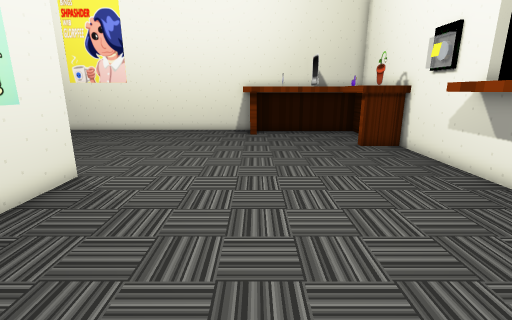
view 1 (above)

16 first-person views from a walk through a Godot game level. The camera is 1.4 m above the floor, tilts 14° down and sees 85° across. The floor is counted in squares, 0.5 m on a side. Each view is taken from the middle of a square. On the plan, view 1 faces up. The plan holds only what a view shows up to about 19 squares ahead; the rest is blank. The place goes on beyond the plan. Flat picture figures and markers are left out. Some surface patterns are stand-ins.

view 2
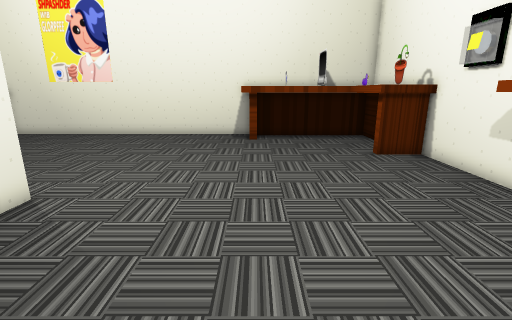

view 3
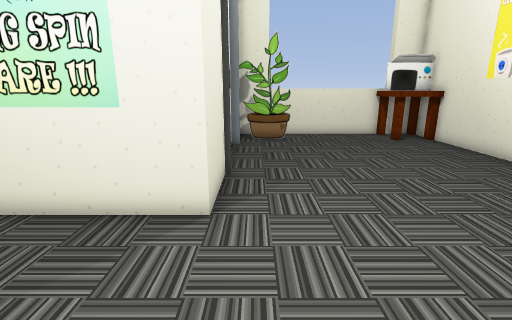

view 4
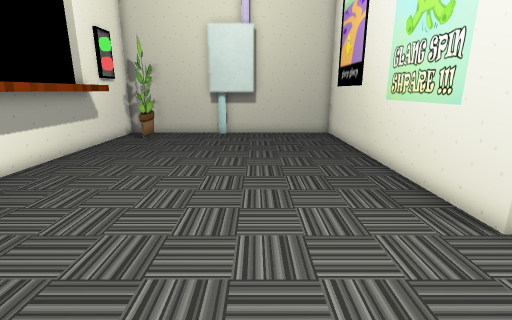

view 5
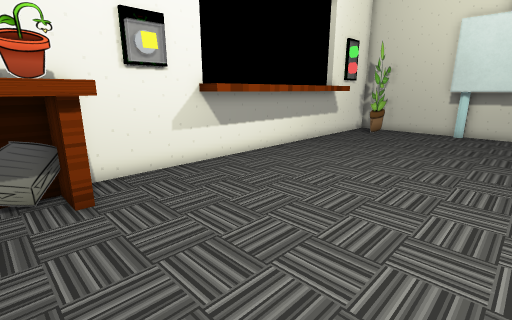

view 6
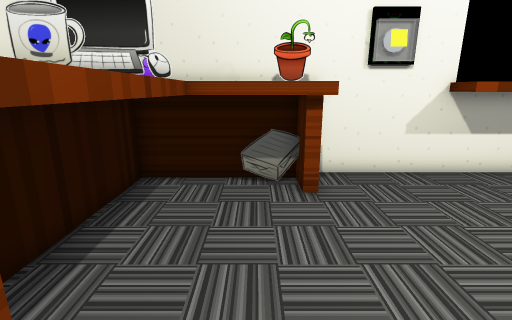

view 7
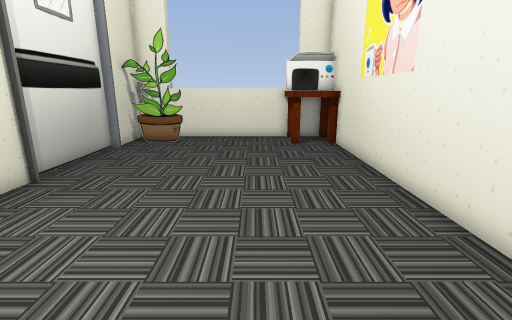

view 8
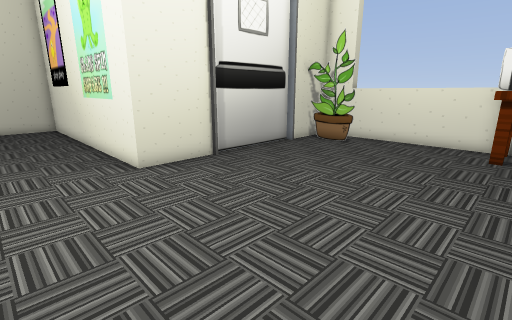

view 9
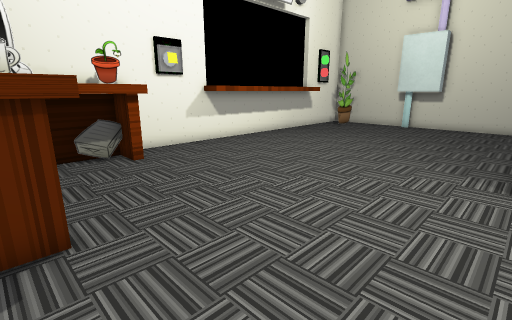

view 10
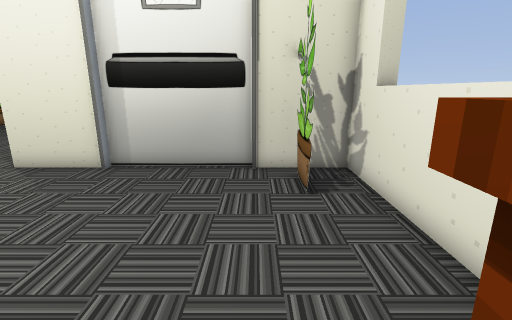

view 11
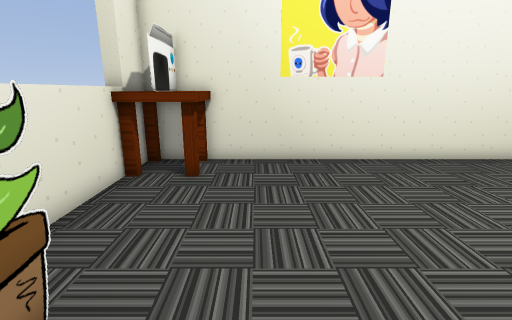

view 12
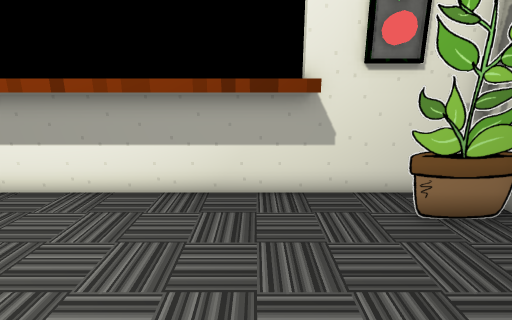

view 13
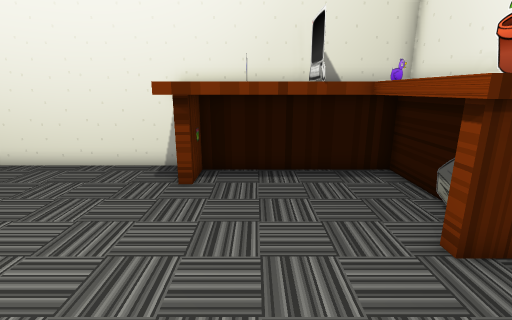

view 14
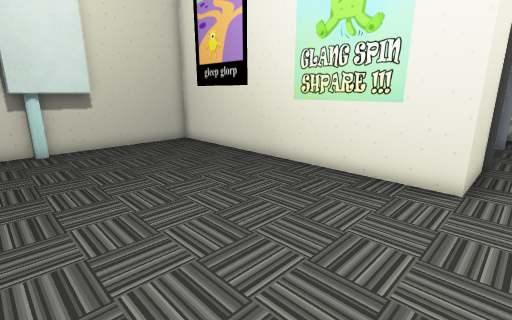

view 15
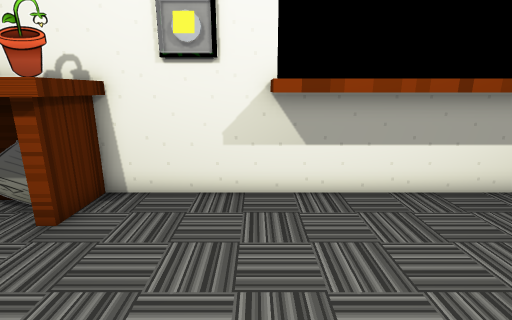

view 16
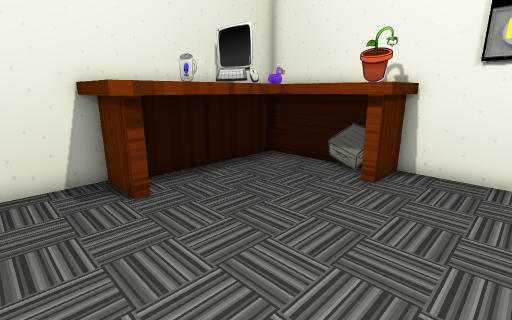

### Floor plan
Key: @ floor where view 1 was taken; # wall or solid block; . floor; ^ raised ledge; E desk; P printer; O other object.
Columns run from 19 left of view 1 to 8 right of it. Each row starts with its distance up from view 1.
 20 #PPP##############EEEEEEEEE#
 19 #PPP..............EO E E EE#
 18 #PPP..............EEEEEEE E#
 17 ##......................E E#
 16 ##......................EEE#
 15 ##......................EEE#
 14 ##......................EEE#
 13 ##........................ #
 12 ##........................ #
 11 ##........................ #
 10 ##........................##
  9 #####.....####............^^
  8              #............^^
  7              #............^^
  6              #............^^
  5              #............^^
  4              #............^^
  3              #............^^
  2              #............^^
  1              #............^^
  0              #.....@......^^
 -1              #............ #
 -2              #............ #
 -3              #............ #
 -4              #....####.... #
 -5              ###############

Where each view was taken, in squares from view 1:
view 1: 0 up, 0 right, facing up
view 2: 2 up, 0 right, facing up
view 3: 10 up, 0 right, facing left
view 4: 14 up, 1 left, facing down
view 5: 16 up, 2 left, facing down-right
view 6: 16 up, 2 left, facing right
view 7: 16 up, 1 left, facing left
view 8: 19 up, 2 left, facing down-left
view 9: 19 up, 6 left, facing down-right
view 10: 19 up, 15 left, facing down
view 11: 9 up, 14 left, facing up
view 12: 1 up, 0 right, facing right
view 13: 10 up, 2 right, facing up
view 14: 10 up, 3 right, facing down-left
view 15: 10 up, 0 right, facing right
view 16: 11 up, 3 left, facing up-right
